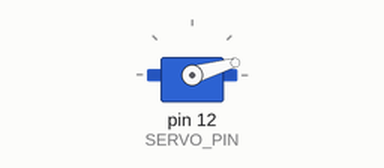
The sketch below on a simulated Arduino Uno, built with avr-gcc and run on an emulated ATmega328P. On the bench: servo.

Above: at 3.05 s.
At 5.2 s:
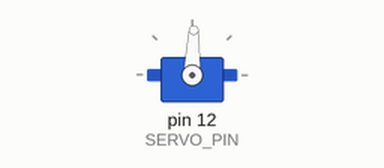
At 7.35 s:
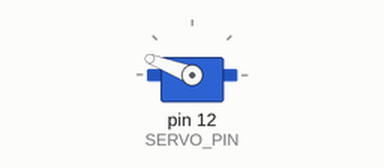
At 11.65 s:
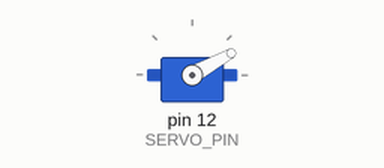
Timing chart, 0 to 14.8 s (numbered marks = the images above):
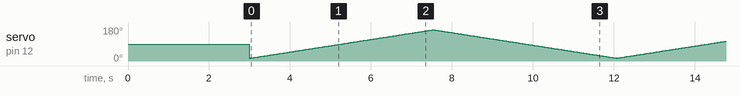

The sketch:

01_servo_sweep.ino
```cpp
// Step 1: make the servo sweep left and right, the way the radar will.
//
// Wiring:
//   servo brown  -> GND
//   servo red    -> 5V
//   servo orange -> pin 12
//
// When it starts, the servo first goes to 90 degrees (straight ahead) and
// waits 3 seconds. That is the moment to push the horn on so it points
// straight ahead. Then the sweep is the same on both sides.

#include <Servo.h>

const int SERVO_PIN = 12;

const int MIN_ANGLE = 15;
const int MAX_ANGLE = 165;
const int STEP_DELAY = 30;   // milliseconds per degree: bigger = slower

Servo myServo;

void setup() {
  myServo.attach(SERVO_PIN);
  myServo.write(90);   // straight ahead
  delay(3000);
}

void loop() {
  // from right to left ...
  for (int angle = MIN_ANGLE; angle <= MAX_ANGLE; angle++) {
    myServo.write(angle);
    delay(STEP_DELAY);
  }
  // ... and back
  for (int angle = MAX_ANGLE; angle > MIN_ANGLE; angle--) {
    myServo.write(angle);
    delay(STEP_DELAY);
  }
}
```
